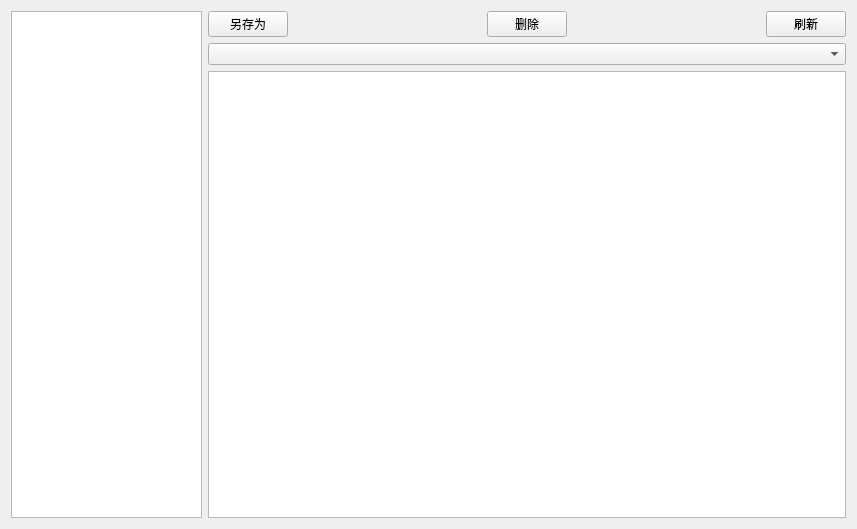
<?xml version="1.0" encoding="UTF-8"?>
<ui version="4.0">
 <class>TextLogView</class>
 <widget class="QWidget" name="TextLogView">
  <property name="geometry">
   <rect>
    <x>0</x>
    <y>0</y>
    <width>857</width>
    <height>529</height>
   </rect>
  </property>
  <property name="windowTitle">
   <string>文字日志查看</string>
  </property>
  <layout class="QGridLayout" name="gridLayout">
   <item row="0" column="0">
    <widget class="QListWidget" name="listWidget">
     <property name="maximumSize">
      <size>
       <width>191</width>
       <height>16777215</height>
      </size>
     </property>
    </widget>
   </item>
   <item row="0" column="1">
    <layout class="QVBoxLayout" name="verticalLayout_2">
     <item>
      <layout class="QVBoxLayout" name="verticalLayout">
       <item>
        <layout class="QHBoxLayout" name="horizontalLayout">
         <item>
          <widget class="QPushButton" name="pushButton">
           <property name="text">
            <string>另存为</string>
           </property>
          </widget>
         </item>
         <item>
          <spacer name="horizontalSpacer">
           <property name="orientation">
            <enum>Qt::Horizontal</enum>
           </property>
           <property name="sizeHint" stdset="0">
            <size>
             <width>40</width>
             <height>20</height>
            </size>
           </property>
          </spacer>
         </item>
         <item>
          <widget class="QPushButton" name="pushButton_2">
           <property name="text">
            <string>删除</string>
           </property>
          </widget>
         </item>
         <item>
          <spacer name="horizontalSpacer_2">
           <property name="orientation">
            <enum>Qt::Horizontal</enum>
           </property>
           <property name="sizeHint" stdset="0">
            <size>
             <width>40</width>
             <height>20</height>
            </size>
           </property>
          </spacer>
         </item>
         <item>
          <widget class="QPushButton" name="pushButton_3">
           <property name="text">
            <string>刷新</string>
           </property>
          </widget>
         </item>
        </layout>
       </item>
       <item>
        <widget class="QComboBox" name="comboBox"/>
       </item>
      </layout>
     </item>
     <item>
      <widget class="QTableWidget" name="tableWidget"/>
     </item>
    </layout>
   </item>
  </layout>
 </widget>
 <resources/>
 <connections/>
</ui>
